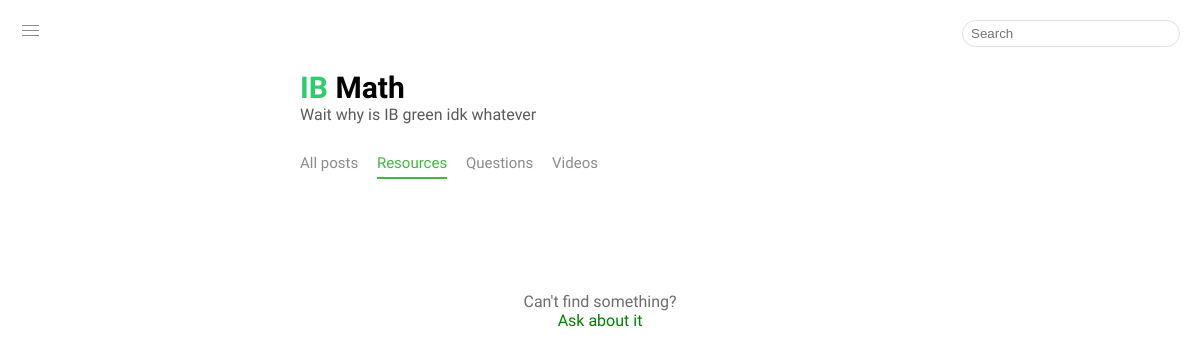
The page /Resources on the database as committed earlier.
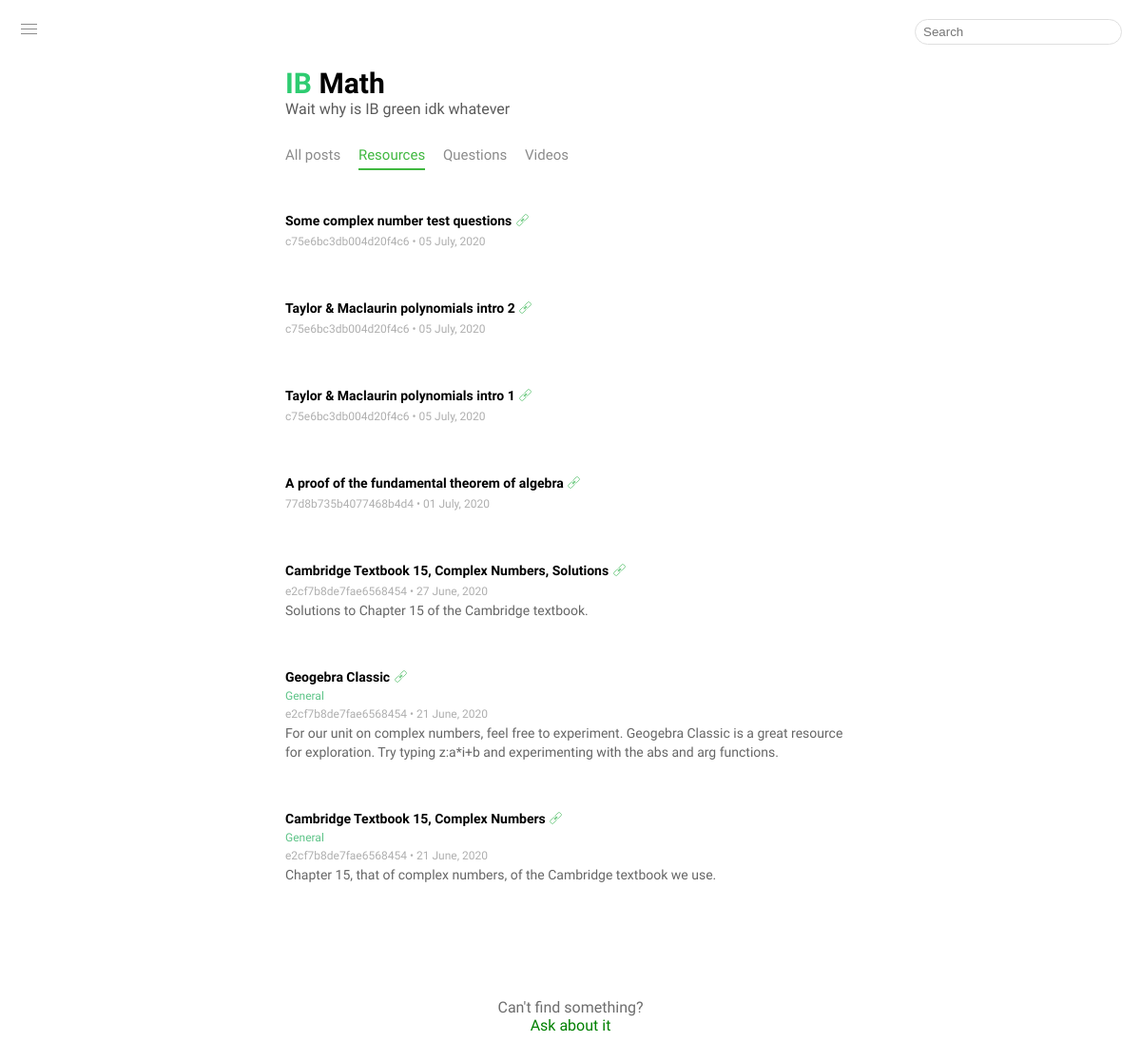
The same page on the database as committed later.
### tables this page shows
CREATE TABLE posts (id INTEGER PRIMARY KEY, type text, title text, url text, user_content text, user_update text, admin_content text, admin_update text, location text, parent_post_id text, poster text);

### main.py (the view)
@app.route('/Resources')
def resources():
  posts = safe_search(request, select_query("type='resource'"))
  return render_template('index.html', location = 'Resources', posts = posts)

### db_init.py (called while the page is built)
def select_query(q):
  with sq.connect('Posts.db') as c:
    if q == '':
      return select_all()
    return c.execute('SELECT * FROM posts WHERE ' + q).fetchall()[::-1]

### main.py (called while the page is built)
def safe_search(req, default):
  return default if not req.args.get('query') else search(req)

@app.context_processor
def override_url_for():
  return dict(url_for = dated_url_for)

def dated_url_for(endpoint, **vals):
  if endpoint == 'static':
    filename = vals.get('filename', None)
    if filename:
      file_path = os.path.join(app.root_path, endpoint, filename)
      vals['q'] = int(os.stat(file_path).st_mtime)
  return url_for(endpoint, **vals)

### templates/index.html (shortened to what this page needs)
{% extends 'layout.html' %}
{% block content %}
  {% for post in posts %}
    <a class = 'post' href = '/page?id={{post[0]}}'>
      {% if post[1] == 'video' %}
        <div class = 'video-post'>
          {{post[2]}}
          <iframe allowtransparency = 'true' frameBorder = '0' src = '{{post[3]}}' seamless allowfullscreen>Your device does not support this iframe</iframe>
        </div>
      {% elif post[1] == 'question' %}
        <div class = 'question-post'>
          {{post[2]}}
        </div>
      {% elif post[1] == 'resource' %}
        <div class = 'resource-post'>
          {{post[2]}} <div class ='link-icon-holder'><div class="link icon"></div></div>
        </div>
      {% elif post[1] == 'text' %}
        <div class = 'question-post'>
          {{post[2]}}
        </div>
      {% endif %}
      <div class = 'info'>
        <div class = 'tags'>
          {{post[-3]}}
        </div>
        {% if post[1] in ['resource', 'video', 'text'] %}
          <span class = 'user admin-username'>  {{post[-1]}}</span>
        {% else %}
          <span class = 'user'>  {{post[-1]}}</span>
        {% endif %}
        &bull; {{post[5]}}
      </div>
      <div class = 'description'>
        {% if post[4] == '' %}
        {% else %}
          {{post[4]|safe}}
        {% endif %}
      </div>
    </a>
  {% endfor %}
{% endblock %}

Rows that differ between the two databases and show on the page:
added posts: title "Some complex number test questions", poster "c75e6bc3db004d20f4c6", user_update "05 July, 2020"
added posts: title "Taylor & Maclaurin polynomials intro 2", poster "c75e6bc3db004d20f4c6", user_update "05 July, 2020"
added posts: title "Taylor & Maclaurin polynomials intro 1", poster "c75e6bc3db004d20f4c6", user_update "05 July, 2020"
added posts: title "A proof of the fundamental theorem of algebra", poster "77d8b735b4077468b4d4", user_update "01 July, 2020"
added posts: title "Cambridge Textbook 15, Complex Numbers, Solutions", poster "e2cf7b8de7fae6568454", user_update "27 June, 2020", user_content "Solutions to Chapter 15 of the Cambridge textbook."
added posts: title "Geogebra Classic", location "General", poster "e2cf7b8de7fae6568454", user_update "21 June, 2020", user_content "For our unit on complex numbers, feel free to experiment. Geogebra Classic is a great resource for exploration. Try typing z:a*i+b and experimenting with the abs and arg functions."
added posts: title "Cambridge Textbook 15, Complex Numbers", location "General", poster "e2cf7b8de7fae6568454", user_update "21 June, 2020", user_content "Chapter 15, that of complex numbers, of the Cambridge textbook we use."
